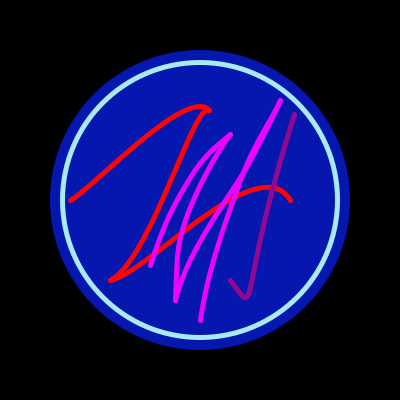
Frame 1 (no input)
Frame 60 (the mouse pressed at the canvas centre just before this capture): identical to frame 1, image omitted
Frame 120 (the mouse held since frame 60 and released just before this capture): identical to frame 1, image omitted

The Processing sketch that drew this single still picture (run headless with seeded random() and noise(); from frame 60 on, the mouse is pressed at the canvas centre):

// Processing sketch: processing_36949
// ── processing_36949.pde

//"hw4" CMU 48-757 F'11
//copheightwrite 2011 Zack Jacobson-Weaver
//Drog the mouse to move j's dot.  Press and hold'g' to see if you've got it.  
//'a' may make it easier just keep pressing. 'f' will take you h0me.
  color col;
  color col0;
  color col1;
  color col2;
  color col3;
  color col4;
  color col5;

void setup()
{
  size(400,400);
  frameRate(10);  
  noCursor();
  smooth();
  col=color (random (255),random (255), random (255),20);
  col0=color (0,0,0);
  col1=color(5,23,175);
  col2=color(169,233,240);
  col3=color(255,3,7);
  col4=color(235,3,252);
  col5=color(147,8,147);
}

void draw()
{
  background(col0);
  ellipseMode(CENTER);
  noStroke();
  fill(col1);
  ellipse((width*.5),(height*.5),(width*.75),(height*.75));
  fill(col2);
  ellipse((width*.5),(height*.5),(width*.75-20),(height*.75-20));
  fill(col1);
  ellipse((width*.5),(height*.5),(width*.75-30),(height*.75-30));
stroke(col3);
strokeWeight(5);
noFill();
curve(width*.15,height*.5,width*.175,height*.5,width*.525,height*.275,width*.5,height*.875);
  curve(width*-.1,height*.625,width*.275,height*.7,width*.525,height*.275,width*.5,height*.875);
curve(width*.15,height*.625,width*.275,height*.7,width*.725,height*.5,width*.75,height*1.5);
  stroke(col4);
  beginShape();
  curveVertex(width*.25,height*1.15);
  curveVertex(width*.375,height*.6625);
  curveVertex(width*.475,height*.4425);
  curveVertex(width*.575,height*.335);
  curveVertex(width*.675,height*.28);
  endShape();
beginShape();
curveVertex(width*.438,height*1.2);
curveVertex(width*.438,height*.75);
curveVertex(width*.4625,height*.55);
curveVertex(width*.575,height*.335);
curveVertex(width*.675,height*.28);
endShape();
  beginShape();
  curveVertex(width*.438,height*1.2);
  curveVertex(width*.438,height*.75);
  curveVertex(width*.625,height*.4);
  curveVertex(width*.7,height*.25);
  curveVertex(width*.75,height*.125);
  endShape();
beginShape();
curveVertex(width*.5,height*1.2);
curveVertex(width*.5,height*.8);
curveVertex(width*.6,height*.45);
curveVertex(width*.7,height*.25);
curveVertex(width*.75,height*.125);
endShape();
  noFill();
  stroke(col5);
  bezier(width*.735,height*.285,width*.5875,height*.75,width*.65,height*.8,width*.575,height*.7);
}
void keyPressed()
{
  if (key=='a'){
background(col, random (255),random(255));
col1=color (col,random (128), random (128));
col2=color (col,random (35), random (35));
col3=color (col,random (66),random(66));
col4=color (col,random (187),random (187));
col5=color (col,random (220),random (220));
}
else {
  if (key=='f'){
    
col1=color(5,23,175);
col2=color(169,233,240);
col3=color(255,3,7);
col4=color(235,3,252);
col5=color(147,8,147);
  
}
else{
  if (key=='g'){
ellipseMode(CENTER);
strokeWeight(20);
ellipse(pmouseX, pmouseY, 10,10);
}
}
}
}
void mouseDragged()
{
ellipseMode(CENTER);
strokeWeight(20);
stroke(col5,75);
 ellipse(pmouseX+random(200), pmouseY+random(200), 10,10);
 ellipse(pmouseX/2, pmouseY/2, 10,10);
 ellipse(pmouseX*2, pmouseY*2, 10,10);
 ellipse(pmouseX*2+100, pmouseY*2+200, 10,10);
}
                
                
